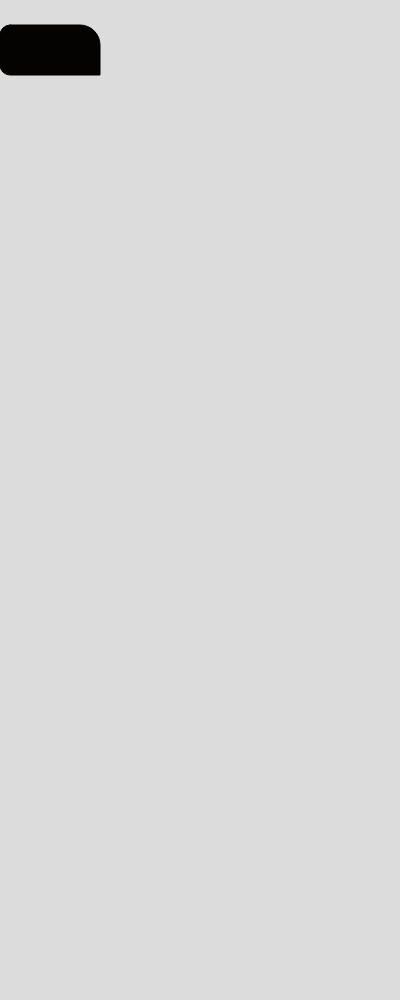
Frame 1 (no input)
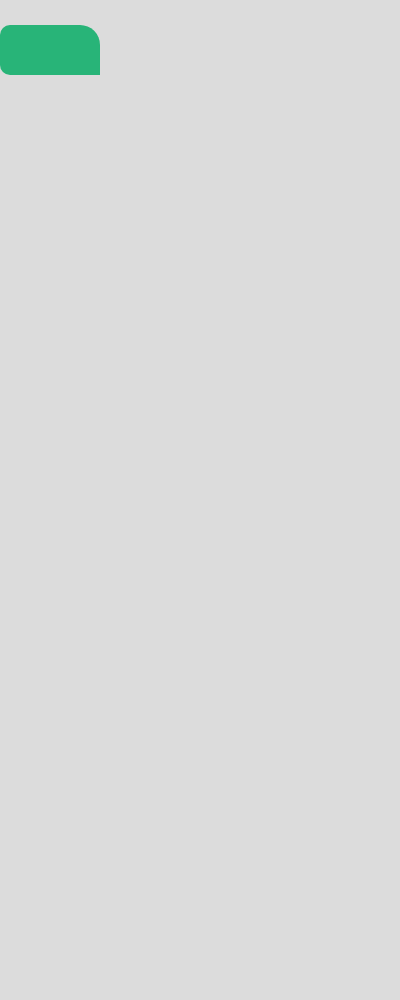
Frame 60 (no input)
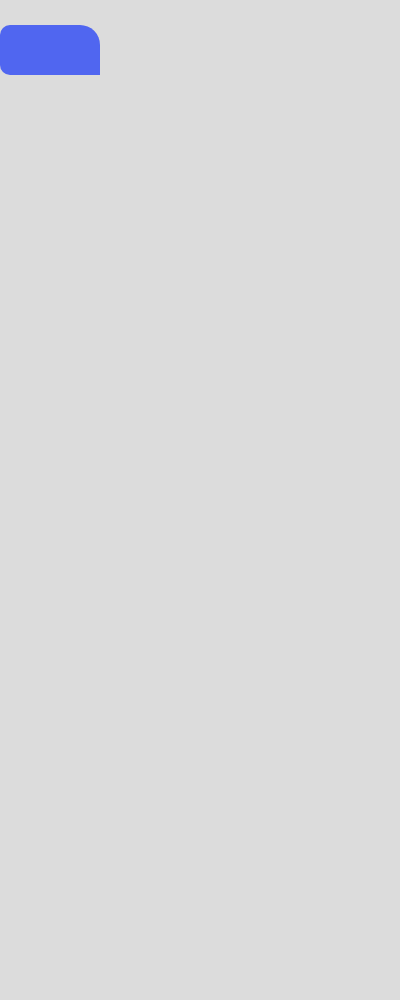
Frame 120 (the mouse pressed at the canvas centre since frame 60)

The p5.js sketch that drew these frames (run headless with seeded random() and noise() and a simulated clock; from frame 60 on, the mouse is pressed at the canvas centre):

// p5.js sketch
// ── sketch.js
// Drawing Challenge
// Ryder Taylor
// 9-13-2024


let rX = 50;    let rY = 50;
let x = 50, y = 50, z = 50;
let Rd = 0, Bu = 0, Gn= 0

function setup() {
  createCanvas(400, 1000);
  rectMode(CENTER);
}

function draw() {
  background(220);
  
  
  if (Rd == 255) {
    Rd = 0
  } 
  else Rd += 5
  if (Bu == 255) {
    Bu = 0
  } 
  else Bu += 3
  if (Gn == 255) {
    Gn = 0
  } 
  else Gn += 2

  fill(Rd,Bu,Gn);
  rect(rX, rY, 100, 50, 10, 20, 0, 10);

  fill(Rd, Bu, Gn);
  rect(500, 500, 50, 50, 90, 90, 0, 0);
  noStroke();

  fill(Rd,Bu,Gn);
  rect(477.5, 520,5,30);

  fill(Rd,Bu,Gn);
  rect(522.5, 520,5,30);

  fill(0,0,0);
  rect(500,510,20,10,0,0,190,190)

  fill(0,0,0);
  circle(485,500,5,5)

  fill(0,0,0);
  circle(515,500,5,5)
}
